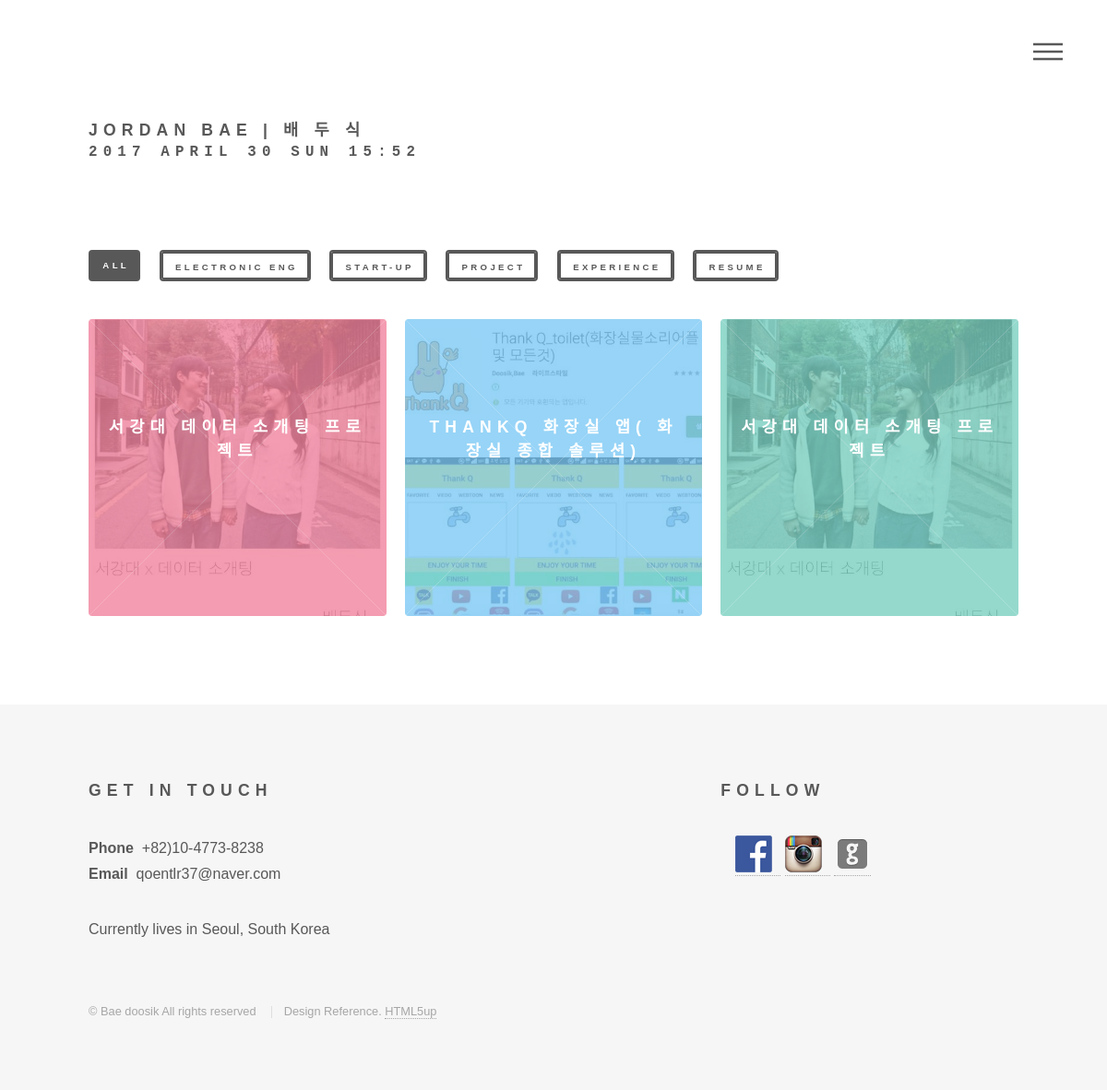
The app's page /project/, older data.
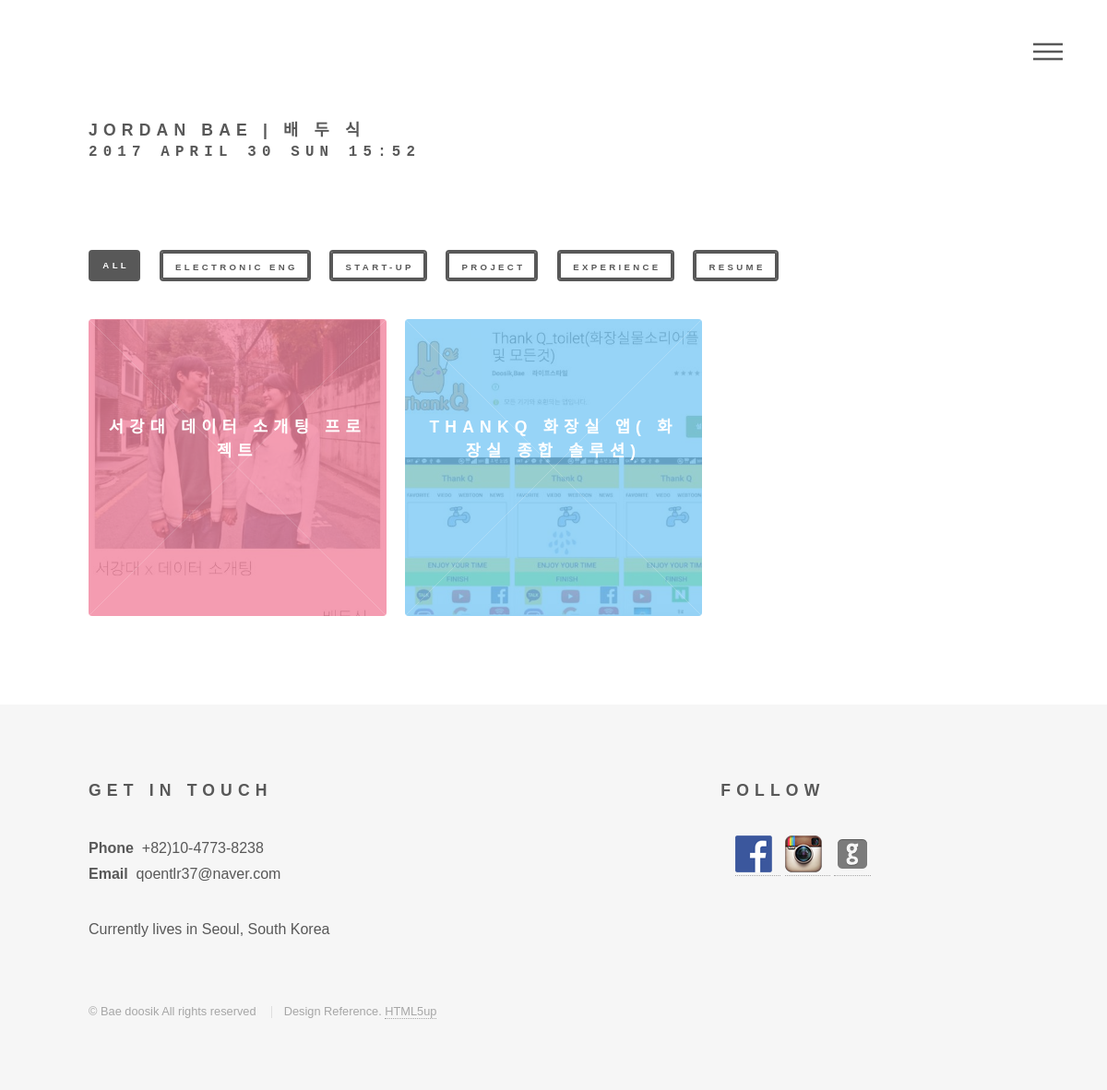
The same page, newer data.
### portfolio/models.py (models this page shows, shortened)
class TimestampModel(models.Model):
    created_date = models.DateTimeField(auto_now_add=True)
    updated_date = models.DateTimeField(auto_now=True, null=True)
    class Meta:
        abstract = True

class Post(TimestampModel):
    title = models.CharField(max_length=100)
    category= models.CharField(max_length=100,
        choices = (
            ('Electronic-Eng','Electronic-Eng'),
            ('Start-up','Start-up'),
            ('Project','Project'),
            ('Experience','Experience'),
        ),default=False)
    photo1 = ProcessedImageField(blank=True, upload_to='blog/photo1/%Y/%M/%D',
                                processors=[Thumbnail(800,800)],
                                format='JPEG',
                                options={'quality':100})
    photo2 = ProcessedImageField(blank=True, upload_to='blog/photo2/%Y/%M/%D',
                                processors=[Thumbnail(800,800)],
                                format='JPEG',
                                options={'quality':100})
    summary = models.CharField(max_length=200)
    class Meta:
        ordering = ['id']

### portfolio/views.py (the view)
# urls.py: url(r'^project/$', views.project_view, name='project'),
def project_view(request):
    post = Post.objects.filter(category="Project").all()
    return render(request,'portfolio/project_list.html',{
        'form':post
    })

### portfolio/templates/portfolio/project_list.html (shortened to what this page needs)
{% extends 'portfolio/layout.html' %}
{% load static  %}
{% block contents %}
{% load imagekit %}
	<div id="wrapper">
		<header id="header">
			<div class="inner">
					<a href="/"><h2>JORDAN BAE | 배 두 식 <pre>{% now "Y F d D H:i" %} </pre></h2></a>
				<br><br>
    		<nav>
    			<ul>
    				<li><a class = 'menu' href="#menu">Menu</a></li>
    			</ul>
    		</nav>
			</div>
		</header>
    <div id="main">
	<div class="inner">
		<header>
	  		  <ul class="actions">
	  		  	<li><a href="{% url "portfolio:main_view" %}" class="button special small searchtag">All</a></li>
	  		  	<li><a href="{% url "portfolio:elec" %}" class="button small searchtag">Electronic Eng</a></li>
	  		  	<li><a href="{% url "portfolio:startup" %}" class="button small searchtag">Start-up</a></li>
	  		  	<li><a href="{% url "portfolio:project" %}" class="button small searchtag">Project</a></li>
                <li><a href="{% url "portfolio:experience" %}" class="button small searchtag">Experience</a></li>
                <li><a href="{% url "portfolio:resume" %}" class="button small searchtag">RESUME</a></li>
	  		  </ul>
		</header>
		<section class="tiles">
            {% for post in form %}
                <article class={% cycle 'style1' 'style2' 'style3' 'style4' 'style5' 'style6'%}>
                        <span class="image">
                            <img src="{{ post.photo1.url }}" style="max-width: 100%" />
                        </span>
                    <a href="/VRpoetry">
                        <h2>{{ post.title  }}</h2>
                    </a>
                </article>
            {% endfor %}
		</section>
	</div>
</div>
{% endblock %}

Row changes from the older to the newer data that the page shows:
removed Post: photo1 (picture), title "서강대 데이터 소개팅 프로젝트"
